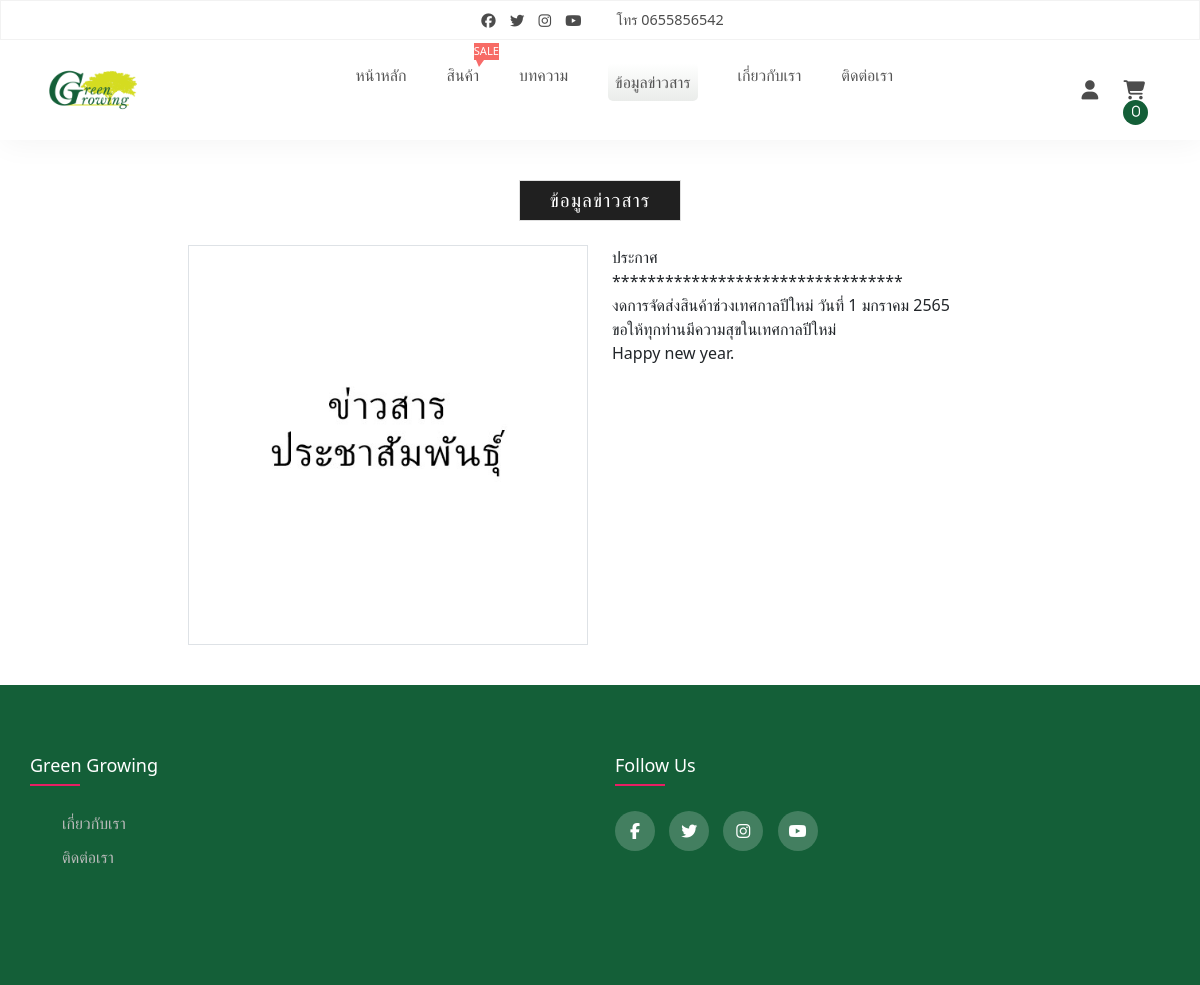
Screenshot of /information_detail.php with the database file from the repository.
### tables this page shows
CREATE TABLE `db_about` (
  `about_id` int(11) NOT NULL,
  `about_name` varchar(100) NOT NULL,
  `about_desc` text NOT NULL,
  `about_address` text NOT NULL,
  `about_email` varchar(95) NOT NULL,
  `about_tel` varchar(12) NOT NULL
);

CREATE TABLE `db_info` (
  `info_id` int(11) NOT NULL COMMENT 'รหัสหัวข้อข่าว',
  `info_header` varchar(100) NOT NULL COMMENT 'หัวข้อข่าว',
  `info_pic` varchar(100) NOT NULL COMMENT 'ภาพประกอบ',
  `info_detail` text NOT NULL COMMENT 'รายละเอียด',
  `info_date` timestamp NOT NULL DEFAULT current_timestamp() ON UPDATE current_timestamp() COMMENT 'วันที่'
);

### information_detail.php (the view, shortened to what this page needs)
<?php
include('connection/connection.php');
$sql = "SELECT * FROM db_info";
$query = mysqli_query($conn, $sql);
$result = mysqli_fetch_assoc($query);
?>
<!DOCTYPE html>
<html lang="en">
<?php include('include/head.php')?>
<body>
    <?php include('include/navbar.php')?>
    <div class="container">
        <div class="product-cat">
            <strong>ข้อมูลข่าวสาร</strong>
        </div>
        <div class="row">
            <div class="col mt-4">
                <div class="img">
                    <img src="admin/upload/info/<?=$result['info_pic']?>" class="border align" align="right" width="400px">
                </div>
            </div>
            <div class="col mt-4">
                <div class="detail">
                    <p><?=nl2br($result['info_detail'])?></p>
                </div>
            </div>
        </div>
    </div>
    <?php include('include/footer.php')?>
</body>
</html>

### include/navbar.php (shortened to what this page needs)
<?php
include('connection/connection.php');
$url = $_SERVER['REQUEST_URI'];
$url = explode('/', $url);
$url = explode('.', $url[2]);
$sql_tel = "SELECT about_tel FROM db_about WHERE about_id = 1";
$query_tel = mysqli_query($conn, $sql_tel);
$result_tel = mysqli_fetch_assoc($query_tel);
?>
<nav>
    <div class="social-call">
        <div class="social">
            <a href="https://www.facebook.com" target="_blank"><i class="fab fa-facebook"></i></a>
            <a href="https://www.twitter.com" target="_blank"><i class="fab fa-twitter"></i></a>
            <a href="https://www.instagram.com" target="_blank"><i class="fab fa-instagram"></i></a>
            <a href="https://www.youtube.com/" target="_blank"><i class="fab fa-youtube"></i></a>
        </div>
        <div class="phone">
            <span>โทร <?=(isset($result_tel['about_tel']) && !empty($result_tel['about_tel'])) ? $result_tel['about_tel'] : '-'?></span>
        </div>
    </div>
    <div class="navigation">
        <a href="" class="logo">
            <img src="upload/5.png" alt="">
        </a>
        <ul class="menu">
            <li><a class="<?= $url[0] == '' || $url[0] == 'index' ? 'active-munu-custom' : '' ?>" href="index.php">หน้าหลัก</a></li>
            <li><a class="<?= in_array($url[0],array('product','product_detail')) ? 'active-munu-custom' : '' ?>" href="product.php">สินค้า</a>
                <span class="sale-label">Sale</span>
            </li>
            <li><a class="<?= in_array($url[0],array('article','article_detail')) ? 'active-munu-custom' : '' ?>" href="article.php">บทความ</a></li>
            <li><a class="<?= in_array($url[0],array('information','information_detail')) ? 'active-munu-custom' : '' ?>" href="information.php">ข้อมูลข่าวสาร</a></li>
            <li><a class="<?= $url[0] == 'about' ? 'active-munu-custom' : '' ?>" href="about.php">เกี่ยวกับเรา</a></li>
            <li><a class="<?= $url[0] == 'contact' ? 'active-munu-custom' : '' ?>" href="contact.php">ติดต่อเรา</a></li>
        </ul>
        <div class="right-menu">
            <?php if(isset($_SESSION['user_id']) && !empty($_SESSION['user_id'])):?>
            <div class="btn-group">
                <button type="button" class="btn dropdown-toggle" data-bs-toggle="dropdown" aria-expanded="false">
                <i class="fas fa-user"></i>
                </button>
                <ul class="dropdown-menu">
                    <li><a class="dropdown-item" href="profile.php">โปรไฟล์</a></li>
                    <li><a class="dropdown-item" href="user_add_address.php">เพิ่มที่อยู่ผู้รับ</a></li>
                    <li><a class="dropdown-item" href="user_address.php">ที่อยู่ผู้รับ</a></li>
                    <li><a class="dropdown-item" href="payment.php">รายการสั่งซื้อ</a></li>
                    <li><hr class="dropdown-divider"></li>
                    <li><a class="dropdown-item" href="logout.php">ออกจากระบบ</a></li>
                </ul>
            </div>
            <?php else: ?>
            <a href="javascript:void(0)" class="user">
                <i class="fas fa-user"></i>
            </a>
            <?php endif;?>
            <a href="cart_detail.php">
                <i class="fas fa-shopping-cart">
                    <span class="num-cart-product"><?php if(isset($_SESSION['shopping_cart'])){echo count($_SESSION['shopping_cart']);} else {echo '0';} ?></span>
                </i>
            </a>
        </div>
    </div>
</nav>

### css/style.css (style rules this page uses)
body { padding: 0px; margin: 0px; font-family: 'Poppins', sans-serif; background-color: #ffffff; }
* { box-sizing: border-box; }
ul { list-style: none; }
a { text-decoration: none!important; }
nav { width:100%; box-shadow: 2px 2px 30px rgba(0, 0, 0, 0.05); z-index: 100; }
.social-call { height: 40px; border: 1px solid rgba(0, 0, 0, 0.05); display: flex; justify-content: center; align-items: center; }
.social a { margin: 0px 5px; color: rgba(0, 0, 0, 0.7); font-size: 0.9rem; }
.phone { color: rgba(0, 0, 0, 0.7); margin-left: 30px; font-size: 0.9rem; }
.navigation { display: flex; justify-content: space-between; align-items: center; padding: 0px 45px; }
.logo img { height: 100px; }
.menu { display: flex; }
.menu li { position: relative; margin: 20px; display: flex; text-transform: uppercase; font-weight: 500; }
.menu li a { color: #555555; }
.right-menu a { margin: 0px 10px; font-size: 1.2rem; color:rgba(0, 0, 0, 0.7); }
.active-munu-custom { padding: 7px; background: linear-gradient(#ffffff,#eaecea); border-radius: 5px; }
.sale-label { width: 38; height: 17px; background-color: #f76b65; color: #ffffff; font-weight: 400; display: flex; justify-content: center; align-items: center; font-size: 0.7rem; text-transform: uppercase; position: absolute; top: -20px; right: -20px; }
.sale-label:after { content: ''; width: 0px; height: 0px; border-bottom: 5px solid transparent; border-left: 3px solid transparent; border-top: 7px solid #f76b6a; border-right: 5px solid transparent; position: absolute; left: 10%; top: 100%; }
.fa-shopping-cart { position: relative; }
.num-cart-product { position: absolute; top: -17; right: -17; width: 25px; height: 25px; font-size: 0.8rem; border-radius: 50%; background-color: #145f38; color: #ffffff; display: flex; justify-content: center; align-items: center; font-weight: 400; }
.product-cat, .product-all, .more-product { display: flex; justify-content: center; align-items: center; }
.product-all strong, .product-cat strong { font-size: 1.2rem; color: #1b1919; letter-spacing: 1px; text-transform: uppercase; font-weight: 600; margin-top: 40px; padding: 5px 30px; border: 1px solid #e0e0e0; }
.product-cat strong { color: #ffffff; background-color: #202020; font-weight: 500; }
.container { padding-bottom: 40px; }

### rows the page displays
db_about: about_tel "0655856542"
db_info: info_pic (picture), info_detail "ประกาศ ********************************* งดการจัดส่งสินค้าช่วงเทศกาลปีใหม่ วันที่ 1 มกราคม 2565 ขอให้ทุกท่านมีความสุขในเทศกาลปีใหม่ Happy new year."
